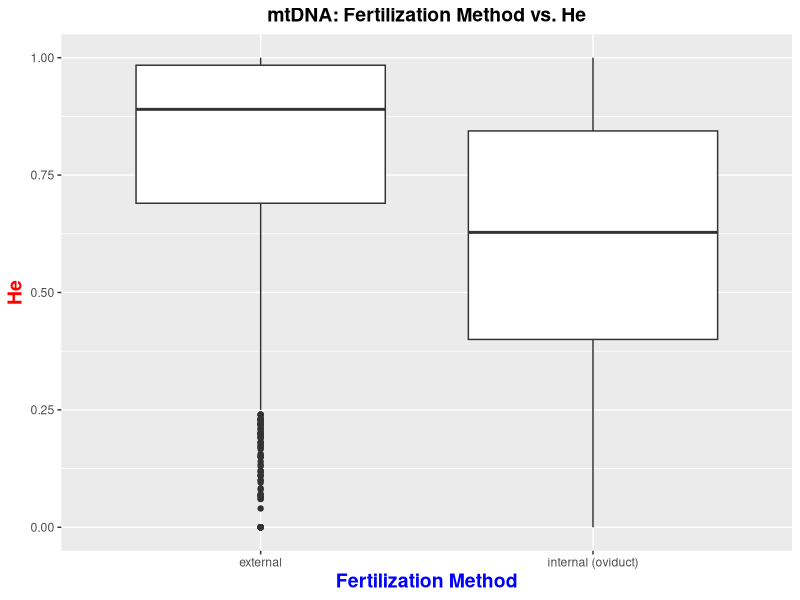
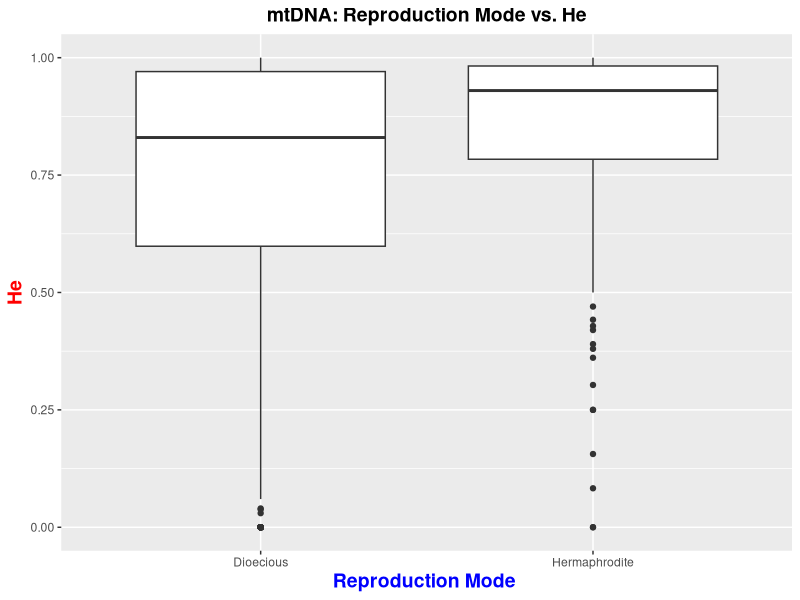
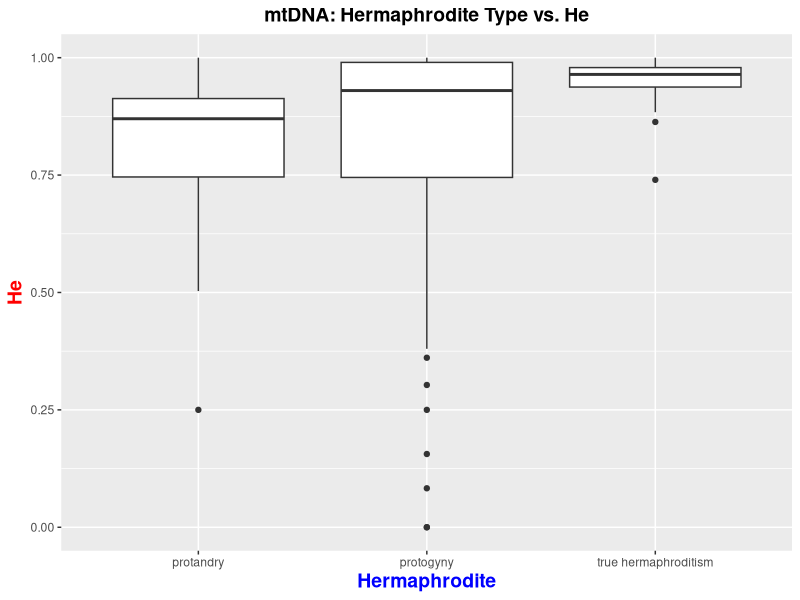
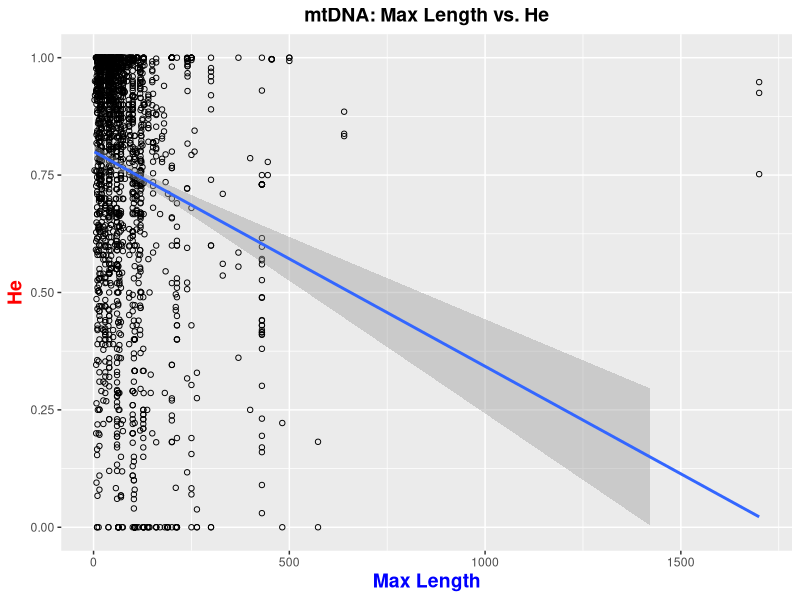
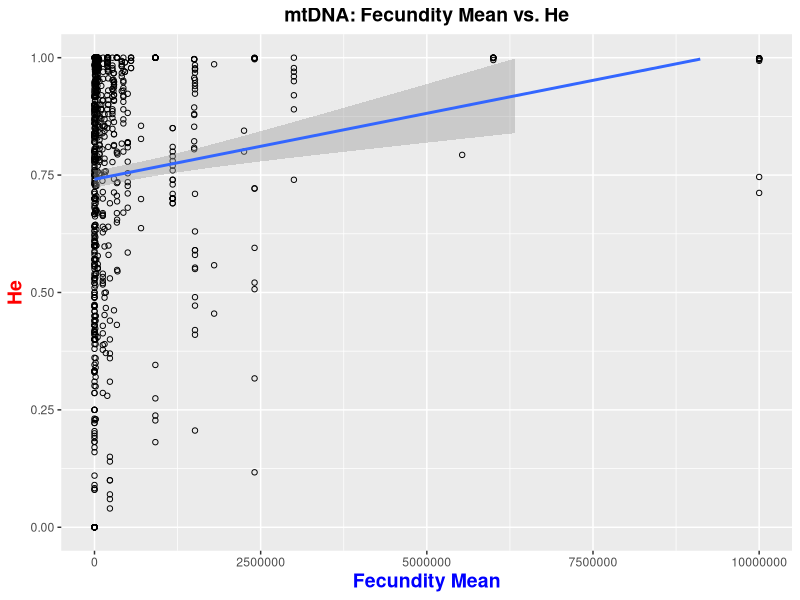
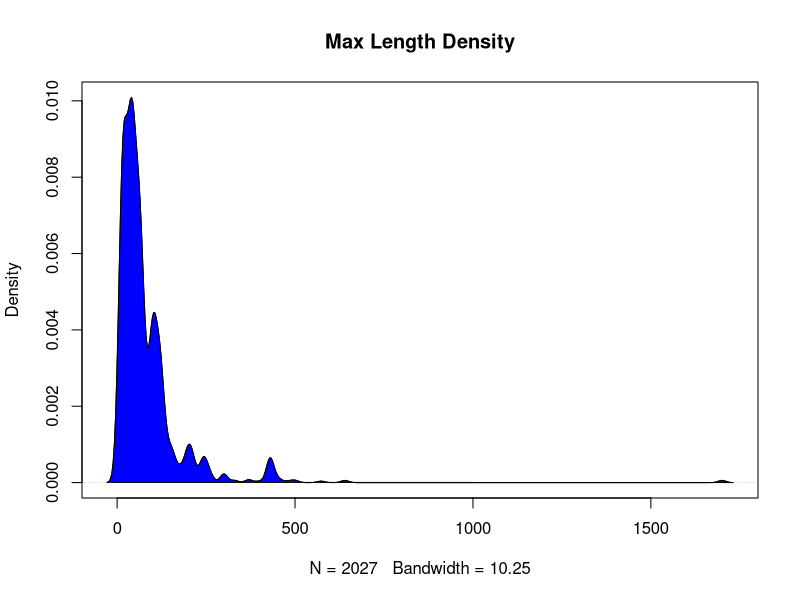
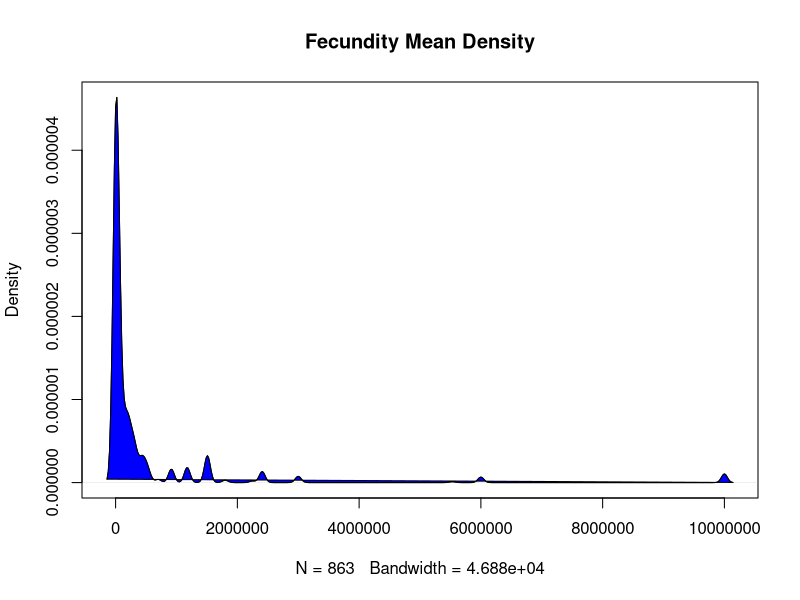
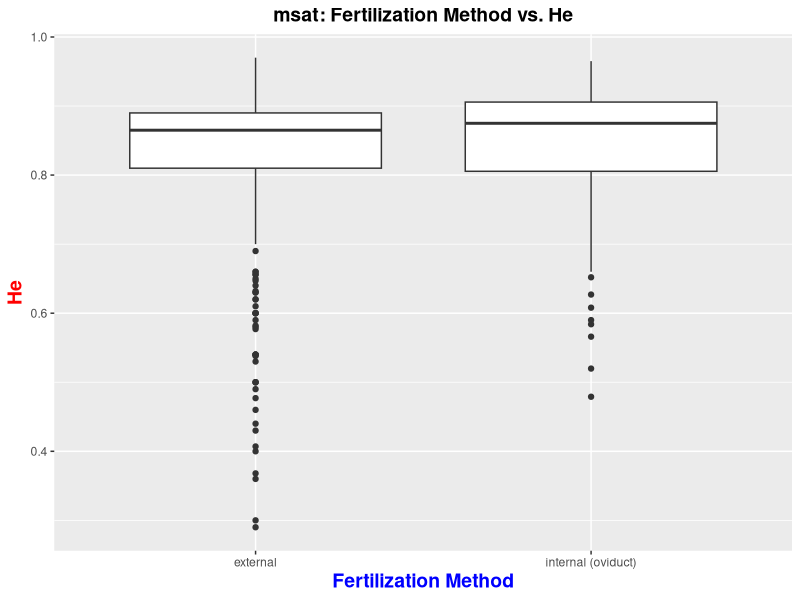

The R source for these figures, in order: (Note: this script raises an error after producing the figures.)
################################################### Script for Analyzing Data  #######################################################

#analyzes data 

##########################################################################################################################################

######## Set-up ########

#clear environment
remove(list = ls())

#load libraries
library(tidyverse)
library(dplyr)

#read in data
mtdna_data <- read.csv("mtdna_final_data.csv", stringsAsFactors = FALSE) #read in 
msat_data <- read.csv("msat_final_data.csv", stringsAsFactors = FALSE) #read in 

############### mtDNA data set ############### 

#####Box Plots: Character Data#####

#Fertilization#

mtdna_data$final_fertilization <- NA #create new column to categorize fertilization methods

mtdna_data$final_fertilization [mtdna_data$fertilization =="external"]  <- "external"
mtdna_data$final_fertilization [mtdna_data$fertilization =="internal (oviduct)"] <- "internal (oviduct)"
mtdna_data$final_fertilization [mtdna_data$fertilization =="in brood pouch or similar structure"] <- "internal (oviduct)" #convert "in brood pouch or similar structure" to internal fertilization

mtdna_final_fertilization_He_no.na <- mtdna_data[!is.na(mtdna_data$final_fertilization) & !is.na(mtdna_data$He),] #create new table that excludes NA's from columns of interest

theme_update(plot.title = element_text(hjust = 0.5)) #centered plot title

ggplot(mtdna_final_fertilization_He_no.na) + geom_boxplot(aes(x = final_fertilization, y = He)) + #final fertilization & He box plot
  ggtitle("mtDNA: Fertilization Method vs. He") + #add plot title
  xlab("Fertilization Method") + ylab("He") + #add axis labels
  theme(                                 #specify characteristics of the plot 
    plot.title = element_text(size=14, face="bold"), 
    axis.title.x = element_text(color="blue", size=14, face="bold"),
    axis.title.y = element_text(color="red", size=14, face="bold"))

#Reproduction Mode#

#combine protandry, protogyny, and true hermaphroditism into "Hermpahrodites"

mtdna_data$final_reproductionmode <- NA #create new column to categorize reproduction mode

mtdna_data$final_reproductionmode  [mtdna_data$reproductionmode =="dioecism"]  <- "Dioecious"
mtdna_data$final_reproductionmode  [mtdna_data$reproductionmode =="protogyny"] <- "Hermaphrodite" #for protogyny, label as "Hermpahrodites"
mtdna_data$final_reproductionmode  [mtdna_data$reproductionmode =="protandry"] <- "Hermaphrodite" #for protandry, label as "Hermpahrodites"
mtdna_data$final_reproductionmode  [mtdna_data$reproductionmode =="true hermaphroditism"] <- "Hermaphrodite" #for true hermaphroditism, label as "Hermpahrodites"

mtdna_final_reproductionmode_He_no.na <- mtdna_data[!is.na(mtdna_data$final_reproductionmode ) & !is.na(mtdna_data$He),] #create new table that excludes NA's from columns of interest

ggplot(mtdna_final_reproductionmode_He_no.na ) + geom_boxplot(aes(x = final_reproductionmode , y = He)) + #final reproduction mode & He box plot
  ggtitle("mtDNA: Reproduction Mode vs. He") + #add plot title
  xlab("Reproduction Mode ") + ylab("He") + #add axis labels
  theme(                                 #specify characteristics of the plot 
    plot.title = element_text(size=14, face="bold"), 
    axis.title.x = element_text(color="blue", size=14, face="bold"),
    axis.title.y = element_text(color="red", size=14, face="bold"))

#Hermaphrodites#

mtdna_data$hermaphrodite_type <- NA #create new column to categorize hermaphrodite type

mtdna_data$hermaphrodite_type  [mtdna_data$reproductionmode =="dioecism"]  <- NA
mtdna_data$hermaphrodite_type  [mtdna_data$reproductionmode =="protogyny"] <- "protogyny"
mtdna_data$hermaphrodite_type  [mtdna_data$reproductionmode =="protandry"] <- "protandry"
mtdna_data$hermaphrodite_type  [mtdna_data$reproductionmode =="true hermaphroditism"] <- "true hermaphroditism"

mtdna_hermaphrodite_type_He_no.na <- mtdna_data[!is.na(mtdna_data$hermaphrodite_type ) & !is.na(mtdna_data$He),] #create new table that excludes NA's from columns of interest

ggplot(mtdna_hermaphrodite_type_He_no.na ) + geom_boxplot(aes(x = hermaphrodite_type , y = He)) + #hermaphrodite type mode & He box plot
  ggtitle("mtDNA: Hermaphrodite Type vs. He") + #add plot title
  xlab("Hermaphrodite") + ylab("He") + #add axis labels
  theme(                                 #specify characteristics of the plot 
    plot.title = element_text(size=14, face="bold"), 
    axis.title.x = element_text(color="blue", size=14, face="bold"),
    axis.title.y = element_text(color="red", size=14, face="bold"))

#####Scatter Plots: Numerical Data#####

#Max Length#

mtdna_maxlength_He_no.na <- mtdna_data[!is.na(mtdna_data$maxlength) & !is.na(mtdna_data$He),] #create new table that excludes NA's from columns of interest

ggplot(mtdna_maxlength_He_no.na, aes(x= maxlength, y= He)) + #max length & He scatter plot
  geom_point(shape=1) +    # Use hollow circles
  geom_smooth(method=lm,   # Add linear regression line
              se=TRUE) +
  ylim(0,1)+
  coord_cartesian(ylim = c(0, 1)) +
  ggtitle("mtDNA: Max Length vs. He") + #add plot title
  xlab("Max Length") + ylab("He") + #add axis labels
  theme(                                 #specify characteristics of the plot 
    plot.title = element_text(size=14, face="bold"),
    axis.title.x = element_text(color="blue", size=14, face="bold"),
    axis.title.y = element_text(color="red", size=14, face="bold"))

#Fecundity Mean#
options(scipen = 999) #convert data from scientific notation to numeric

mtdna_fecundity_He_no.na <- mtdna_data[!is.na(mtdna_data$fecundity_mean) & !is.na(mtdna_data$He),] #create new table that excludes NA's from columns of interest
 
ggplot(mtdna_fecundity_He_no.na, aes(y= He, x= fecundity_mean)) + #fecundity mean & He scatter plot
  geom_point(shape=1) +    # Use hollow circles
  geom_smooth(method=lm,   # Add linear regression line
              se=TRUE) +
  ylim(0,1)+
  coord_cartesian(ylim = c(0, 1)) +
  ggtitle("mtDNA: Fecundity Mean vs. He") + #add plot title
  xlab("Fecundity Mean") + ylab("He") + #add axis labels
  theme(                                 #specify characteristics of the plot 
    plot.title = element_text(size=14, face="bold"),
    axis.title.x = element_text(color="blue", size=14, face="bold"),
    axis.title.y = element_text(color="red", size=14, face="bold"))

#####Density Plots: Numerical Data#####

#Max Length#
plot(density(mtdna_maxlength_He_no.na$maxlength), main="Max Length Density") #create density plot for max length
polygon(density(mtdna_maxlength_He_no.na$maxlength), main="Max Length Density", col="blue") #specify characteristics of plot

#Fecundity Mean#
plot(density(mtdna_fecundity_He_no.na$fecundity_mean), main="Fecundity Mean Density") #create density plot for fecundity mean
polygon(density(mtdna_fecundity_He_no.na$fecundity_mean), main="Fecundity Mean Density", col="blue") #specify characteristics of plot

#####T-Tests: Character Data#####

#Fertilization#

external_He <- data.matrix(mtdna_final_fertilization_He_no.na$He, c("external"))
internal_He <- data.matrix(mtdna_final_fertilization_He_no.na$He, c("internal"))
t.test(external_He, internal_He, var.equal=TRUE)


#external_He <- mtdna_final_fertilization_He_no.na (
 # ID=1:10,
  #group1=sleep$He[1:10],
  #group2=sleep$He[11:20]
#)

#external_He <-
 # mtdna_final_fertilization_He_no.na(fun = t.test,
                                    # vars = c("external"),
                                     #group.var = "He",
                                     #var.equal = TRUE)

#maxlength.mtdna<-data.matrix(mtdna_maxlength_He_no.na$maxlength) #create max length vector that contains matrix for max length converted from dataset 
#He.mtdna<- data.matrix(mtdna_maxlength_He_no.na$He) #create He vector that contains matrix for He converted from dataset 

#t.test(maxlength.mtdna, He.mtdna, var.equal=TRUE) #run a t-test using both newly created vectors 

#Fecundity Mean#

fecunditymean.mtdna<-data.matrix(mtdna_fecundity_He_no.na$fecundity_mean) #create fecundity mean vector that contains matrix for fecundity mean converted from dataset 
He.mtdna<- data.matrix(mtdna_fecundity_He_no.na$He) #create He vector that contains matrix for He converted from dataset 

t.test(fecunditymean.mtdna, He.mtdna, var.equal=TRUE) #run a t-test using both newly created vectors 

#OR:: t.test(fecunditymean.mtdna, He., alt = "two.sided", mu = 0, paired = TRUE, var.equal = FALSE, conf.level = 0.95)
#OR:: t.test(fecunditymean.mtdna, He., alt = "two.sided", mu = 0, paired = FALSE, var.equal = TRUE, conf.level = 0.95)
#OR:: t.test(fecunditymean.mtdna, var.equal = FALSE, conf.level = 0.95)

#####Wilcoxon Tests: Numerical Data#####

#Max Length#
wilcox.test( mtdna_maxlength_He_no.na[ ,'maxlength'] , mtdna_maxlength_He_no.na[ , 'He'], paired=T) #run Wilcoxon test on max length & He


#Fecundity Mean#
wilcox.test( mtdna_fecundity_He_no.na[ ,'fecundity_mean'] , mtdna_fecundity_He_no.na[ , 'He'], paired=T) #run Wilcoxon test on max length & He

#####Shapiro-Wilk Tests: Numerical Data#####

#Max Length#
shapiro.test(mtdna_maxlength_He_no.na$maxlength) #run Shapiro-Wilk test on max length & He

#Fecundity Mean#
shapiro.test(mtdna_fecundity_He_no.na$fecundity_mean) #run Shapiro-Wilk test on max length & He


####################################################################################

############### msat Data Set ############### 

#####Box Plots: Character Data#####

#Fertilization#
msat_data$final_fertilization <- NA #create new column to categorize fertilization methods

msat_data$final_fertilization [msat_data$fertilization =="external"]  <- "external"
msat_data$final_fertilization [msat_data$fertilization =="internal (oviduct)"] <- "internal (oviduct)"
msat_data$final_fertilization [msat_data$fertilization =="in brood pouch or similar structure"] <- "internal (oviduct)" #convert "in brood pouch or similar structure" to internal fertilization

msat_final_fertilization_He_no.na <- msat_data[!is.na(msat_data$final_fertilization) & !is.na(msat_data$He),] #create new table that excludes NA's from columns of interest

ggplot(msat_final_fertilization_He_no.na) + geom_boxplot(aes(x = final_fertilization, y = He)) + #final fertilization & He box plot
ggtitle("msat: Fertilization Method vs. He") + #add plot title
  xlab("Fertilization Method") + ylab("He") + #add axis labels
  theme(                                 #specifying characteristics of the plot 
    plot.title = element_text(size=14, face="bold"),
    axis.title.x = element_text(color="blue", size=14, face="bold"),
    axis.title.y = element_text(color="red", size=14, face="bold"))

#Reproduction Mode#
msat_data$final_reproductionmode <- NA #create new column to categorize reproduction mode

msat_data$final_reproductionmode  [msat_data$reproductionmode =="dioecism"]  <- "Dioecious"
msat_data$final_reproductionmode  [msat_data$reproductionmode =="protogyny"] <- "Hermaphrodite" #for protogyny, label as "Hermpahrodites"
msat_data$final_reproductionmode  [msat_data$reproductionmode =="protandry"] <- "Hermaphrodite" #for protandry, label as "Hermpahrodites"
msat_data$final_reproductionmode  [msat_data$reproductionmode =="true hermaphroditism"] <- "Hermaphrodite" #for true hermaphroditism, label as "Hermpahrodites"

msat_final_reproductionmode_He_no.na <- msat_data[!is.na(msat_data$final_reproductionmode ) & !is.na(msat_data$He),] #create new table that excludes NA's from columns of interest

ggplot(msat_final_reproductionmode_He_no.na ) + geom_boxplot(aes(x = final_reproductionmode , y = He)) + #final reproduction mode & He box plot
  ggtitle("msat: Reproduction Mode vs. He") + #add plot title
  xlab("Reproduction Mode ") + ylab("He") + #add axis labels
  theme(                                 #specifying characteristics of the plot 
    plot.title = element_text(size=14, face="bold"),
    axis.title.x = element_text(color="blue", size=14, face="bold"),
    axis.title.y = element_text(color="red", size=14, face="bold"))

#Hermaphrodites#

msat_data$hermaphrodite_type <- NA #create new column to categorize hermaphrodite type

msat_data$hermaphrodite_type  [msat_data$reproductionmode =="dioecism"]  <- NA
msat_data$hermaphrodite_type  [msat_data$reproductionmode =="protogyny"] <- "protogyny"
msat_data$hermaphrodite_type  [msat_data$reproductionmode =="protandry"] <- "protandry"
msat_data$hermaphrodite_type  [msat_data$reproductionmode =="true hermaphroditism"] <- "true hermaphroditism"

msat_hermaphrodite_type_He_no.na <- msat_data[!is.na(msat_data$hermaphrodite_type ) & !is.na(msat_data$He),] #create new table that excludes NA's from columns of interest

ggplot(msat_hermaphrodite_type_He_no.na) + geom_boxplot(aes(x = hermaphrodite_type , y = He)) + #hermaphrodite typemode & He box plot
  ggtitle("mtDNA: Hermaphrodite Type vs. He") + #add plot title
  xlab("Hermaphrodite") + ylab("He") + #add axis labels
  theme(                                 #specify characteristics of the plot 
    plot.title = element_text(size=14, face="bold"), 
    axis.title.x = element_text(color="blue", size=14, face="bold"),
    axis.title.y = element_text(color="red", size=14, face="bold"))

#####Scatter Plots: Numerical Data#####

#Max Length#
msat_maxlength_He_no.na <- msat_data[!is.na(msat_data$maxlength) & !is.na(msat_data$He),] #create new table that excludes NA's from columns of interest

ggplot(msat_maxlength_He_no.na, aes(x= He, y= maxlength)) + #max length & He scatter plot
  geom_point(shape=1) +    # Use hollow circles
  geom_smooth(method=lm,   # Add linear regression line
              se=TRUE) + 
  ylim(0,1)+
  coord_cartesian(ylim = c(0, 1)) +
  ggtitle("msat: Max Length vs. He") + #add plot title
   xlab("Max Length") + ylab("He") + #add axis labels
    theme(                                 #specifying characteristics of the plot 
      plot.title = element_text(size=14, face="bold"),
      axis.title.x = element_text(color="blue", size=14, face="bold"),
      axis.title.y = element_text(color="red", size=14, face="bold"))

#Fecundity Mean#
msat_fecundity_He_no.na <- msat_data[!is.na(msat_data$fecundity_mean) & !is.na(msat_data$He),] #create new table that excludes NA's from columns of interest
       
ggplot(msat_fecundity_He_no.na, aes(y= fecundity_mean, x= He)) + #fecundity mean& He scatter plot
  geom_point(shape=1) +    # Use hollow circles
  geom_smooth(method=lm,   # Add linear regression line
    se=TRUE) +
  ylim(0,1)+
  coord_cartesian(ylim = c(0, 1)) +
  ggtitle("msat: Fecundity vs. He") + #add plot title
  xlab("He") + ylab("Fecundity") + #add plot title
  theme(                                 #specifying characteristics of the plot 
    plot.title = element_text(size=14, face="bold"),
    axis.title.x = element_text(color="blue", size=14, face="bold"),
    axis.title.y = element_text(color="red", size=14, face="bold"))

#####Density Plots: Numerical Data#####

#Max Length#
plot(density(msat_maxlength_He_no.na$maxlength), main="msat: Max Length Density") #create density plot for max length
polygon(density(msat_maxlength_He_no.na$maxlength), main="msat: Max Length Density", col="blue") #specify characteristics of plot

#Fecundity Mean#
plot(density(msat_fecundity_He_no.na$fecundity_mean), main="msat: Fecundity Mean Density") #create density plot for fecundity mean
polygon(density(msat_fecundity_He_no.na$fecundity_mean), main="msat: Fecundity Mean Density", col="blue") #specify characteristics of plot

#####T-Tests: Numerical Data#####

#Max Length#

maxlength.msat<-data.matrix(msat_maxlength_He_no.na$maxlength) #create max length vector that contains matrix for max length converted from dataset 
He.msat<- data.matrix(msat_maxlength_He_no.na$He) #create He vector that contains matrix for He converted from dataset 

t.test(maxlength.msat, He.msat, var.equal=TRUE) #run a t-test using both newly created vectors 

#Fecundity Mean#

fecunditymean.msat<-data.matrix(msat_maxlength_He_no.na$fecundity_mean) #create fecundity mean vector that contains matrix for fecundity meanconverted from dataset 
He.msat<- data.matrix(msat_maxlength_He_no.na$He) #create He vector that contains matrix for He converted from dataset 

t.test(fecunditymean.msat, He.msat, var.equal=TRUE) #run a t-test using both newly created vectors 

#OR:: t.test(fecunditymean.msat, He.msat, alt = "two.sided", mu = 0, paired = TRUE, var.equal = FALSE, conf.level = 0.95)
#OR:: t.test(fecunditymean.msat, He.msat, alt = "two.sided", mu = 0, paired = FALSE, var.equal = TRUE, conf.level = 0.95)
#OR:: t.test(fecunditymean.msat, var.equal = FALSE, conf.level = 0.95)


#####Wilcoxon Tests: Numerical Data#####

#Max Length#
wilcox.test( msat_maxlength_He_no.na[ ,'maxlength'] , msat_maxlength_He_no.na[ , 'He'], paired=T) #run Wilcoxon test on max length & He

#Fecundity Mean#
wilcox.test( msat_fecundity_He_no.na[ ,'fecundity_mean'] , msat_fecundity_He_no.na[ , 'He'], paired=T) #run Wilcoxon test on fecundity & He


#####Shapiro-Wilk Tests: Numerical Data#####

shapiro.test(msat_maxlength_He_no.na$maxlength) #run Shapiro-Wilk test on max length & He

shapiro.test(msat_fecundity_He_no.na$fecundity_mean) #run Shapiro-Wilk test on fecundity mean & He

####################################################################################

############### Comparing mtDNA and msat Data ############### 

#####Box Plots: Character Data#####

#Fertilization#
{
ggarrange(
ggplot(mtdna_final_fertilization_He_no.na&msat_final_fertilization_He_no.na) + geom_boxplot(aes(x = final_fertilization, y = He)) +
  ggtitle("mtDNA: Fertilization Method vs. He") +
  xlab("Fertilization Method") + ylab("He") +
  theme(
    plot.title = element_text(size=14, face="bold"),
    axis.title.x = element_text(color="blue", size=14, face="bold"),
    axis.title.y = element_text(color="red", size=14, face="bold")) +

ggplot(msat_final_fertilization_He_no.na) + geom_boxplot(aes(x = final_fertilization, y = He)) + #create boxplot
  ggtitle("msat: Fertilization Method vs. He") +
  xlab("Fertilization Method") + ylab("He") +
  theme(
    plot.title = element_text(size=14, face="bold"),
    axis.title.x = element_text(color="blue", size=14, face="bold"),
    axis.title.y = element_text(color="red", size=14, face="bold")))
}

boxplot(ozone, ozone_norm, temp, temp_norm,
        main = "Multiple boxplots for comparision",
        at = c(1,2,4,5),
        names = c("ozone", "normal", "temp", "normal"),
        las = 2,
        col = c("orange","red"),
        border = "brown",
        horizontal = TRUE,
        notch = TRUE
)